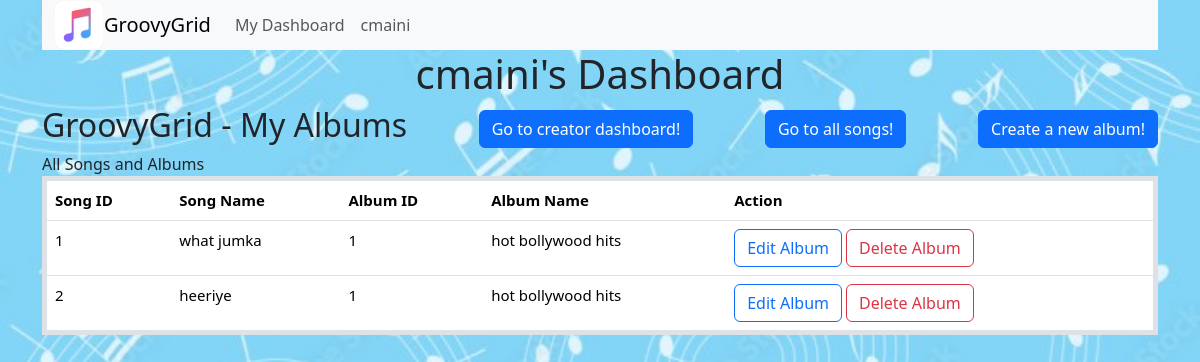
Page /creator/creatoralbums (signed in) on the committed database.
### app.py (models this page shows, shortened)
class User(db.Model,UserMixin):
    __tablename__ = 'user'
    user_ID = db.Column(db.Integer, primary_key = True)
    username = db.Column(db.String(), unique = True, nullable = False)
    creator_ID = db.Column(db.Boolean, nullable = False, default = False)
    password = db.Column(db.String, nullable = False)
    is_admin = db.Column(db.Boolean, nullable = False, default = False)
    is_flagged = db.Column(db.Boolean, nullable = True, default = False)

class AlbumSongs(db.Model):
    __tablename__ = 'albumsongs'
    ID = db.Column(db.Integer, primary_key = True)
    album_ID = db.Column(db.Integer, db.ForeignKey('album.album_ID'))
    song_ID = db.Column(db.Integer, db.ForeignKey('song.song_ID'))

class Song(db.Model):
    __tablename__ = 'song'
    song_ID = db.Column(db.Integer, primary_key = True)
    song_name = db.Column(db.String(), nullable = False)
    lyrics = db.Column(db.String(), nullable = False)
    duration = db.Column(db.Integer, nullable = False)
    is_flagged = db.Column(db.Boolean,nullable = False, default = False)
    date_created = db.Column(db.Date, nullable=True)
    user_ID = db.Column(db.Integer, db.ForeignKey('user.user_ID'))

class Album(db.Model):
    __tablename__ = 'album'
    album_ID = db.Column(db.Integer, primary_key = True)
    album_name = db.Column(db.String, nullable = False)
    genre = db.Column(db.String(), nullable = True)
    artist = db.Column(db.String(), nullable = True)
    is_flagged = db.Column(db.Boolean,nullable = False, default = False)

### app.py (the view)
@app.route('/creator/creatoralbums', methods = ['GET', 'POST'])
@login_required
def creatoralbums():
        if current_user.creator_ID:
            query = db.session.query(
                    Song.song_ID,
                    Song.song_name,
                    Song.lyrics,
                    Song.duration,
                    Song.is_flagged,
                    Song.date_created,
                    Album.album_ID,
                    Album.album_name,
                    AlbumSongs.ID
                ).outerjoin(
                    AlbumSongs,
                    AlbumSongs.album_ID == Album.album_ID
                ).outerjoin(
                    Song,
                    Song.song_ID == AlbumSongs.song_ID).filter(Album.artist == current_user.username).all()
            return render_template('creator/albums.html', songs = query)
        return render_template ('creator/albums.html')

### app.py (called while the page is built)
@login_manager.user_loader
def load_user(id):
    return User.query.get(int(id))

### templates/creator/albums.html (shortened to what this page needs)
{% extends 'layout.html' %}
{% block content %}
    <h1> {{current_user.username}}'s Dashboard </h1>
    <div class="heading">
        <h2 class="text"> GroovyGrid - My Albums </h2>
        {% if current_user.creator_ID %}
            <a href="{{url_for('creatordashboard')}}"  class="btn btn-primary">
                Go to creator dashboard!
            </a>
        {% else %}
            <a href="{{url_for('creator')}}"  class="btn btn-primary">
                <i class="fas fa-plus fa-xs"></i>
                Register as a Creator today!
            </a>
        {% endif %}
        <a href="{{url_for('userdashboard')}}"  class="btn btn-primary">
                Go to all songs!
            </a>
            <a href="{{url_for('createalbum')}}"  class="btn btn-primary">
                Create a new album!
            </a>
        </div>
    <table class="table">
        <thead>
            <tr>
                <th> Song ID </th>
                <th> Song Name </th>
                <th> Album ID </th>
                <th> Album Name </th>
                <th> Action </th>
            </tr>
        </thead>
        <tbody>
            {% for song in songs %}
                <tr>
                    <td>{{song.song_ID}}</td>
                    <td>{{song.song_name}}</td>
                    <td>{{song.album_ID}}</td>
                    <td>{{song.album_name}}</td>
                    <td>
                        {% if song.album_ID is not none %}
                        <a class="btn btn-outline-primary" href="{{ url_for('editalbum', id = song.album_ID) }}">
                            Edit Album
                        </a>
                        {% endif %}
                        {% if song.album_ID is not none %}
                        <a class="btn btn-outline-danger" href="{{ url_for('deletealbum', id = song.album_ID) }}">
                            Delete Album
                        </a>
                        {% endif %}
                    </td>
                </tr>
            {% endfor %}
        </tbody>
    </table>
{% endblock %}

### templates/nav.html (shortened to what this page needs)
<nav class="navbar navbar-expand-lg bg-body-tertiary">
    <div class="container-fluid">
      <img src="static/5.jpg" alt="logo">
      <a class="navbar-brand" href="/"> GroovyGrid</a>
      <div class="collapse navbar-collapse" id="navbarNav">
        <ul class="navbar-nav">
          {% if current_user.is_authenticated %}
            {% if current_user.is_admin %}
              <li class="nav-item">
                <a class="nav-link" href="/admindashboard"> My Dashboard </a>
              </li>
              <li class="nav-item">
                <a class="nav-link" href="/logout"> {{current_user.username}} </a>
              </li>
            {% else %}
            <li class="nav-item">
              <a class="nav-link" href="/userdashboard"> My Dashboard </a>
            </li>
            <li class="nav-item">
              <a class="nav-link" href="/logout"> {{current_user.username}} </a>
            </li>
          {% endif %}
          {% endif %}
        </ul>
      </div>
    </div>
  </nav>

### templates/layout.html (style rules this page uses)
body { background-color: lightblue; margin: 0; padding: 0; }

### templates/creator/albums.html (style rules this page uses)
.heading { display: flex; justify-content: space-between; align-items: center; }
h1, h2 { text-align: center; }
a { font-size: large; color: black; }
body { background-image: url('static/12.jpg'); background-size: cover; }
table { border: 5px solid #000; font-size: 15px; text-align: left; }

### templates/nav.html (style rules this page uses)
.navbar { width: 100%; padding: 0; margin: 0; margin-left: 0; margin-right: 0; }
img { width: 50px; height: 50px; }

### rows in the picture
User: username "cmaini"
AlbumSongs: song_ID "1", song_name "what jumka", album_ID "1", album_name "hot bollywood hits"
AlbumSongs: song_ID "2", song_name "heeriye", album_ID "1", album_name "hot bollywood hits"
